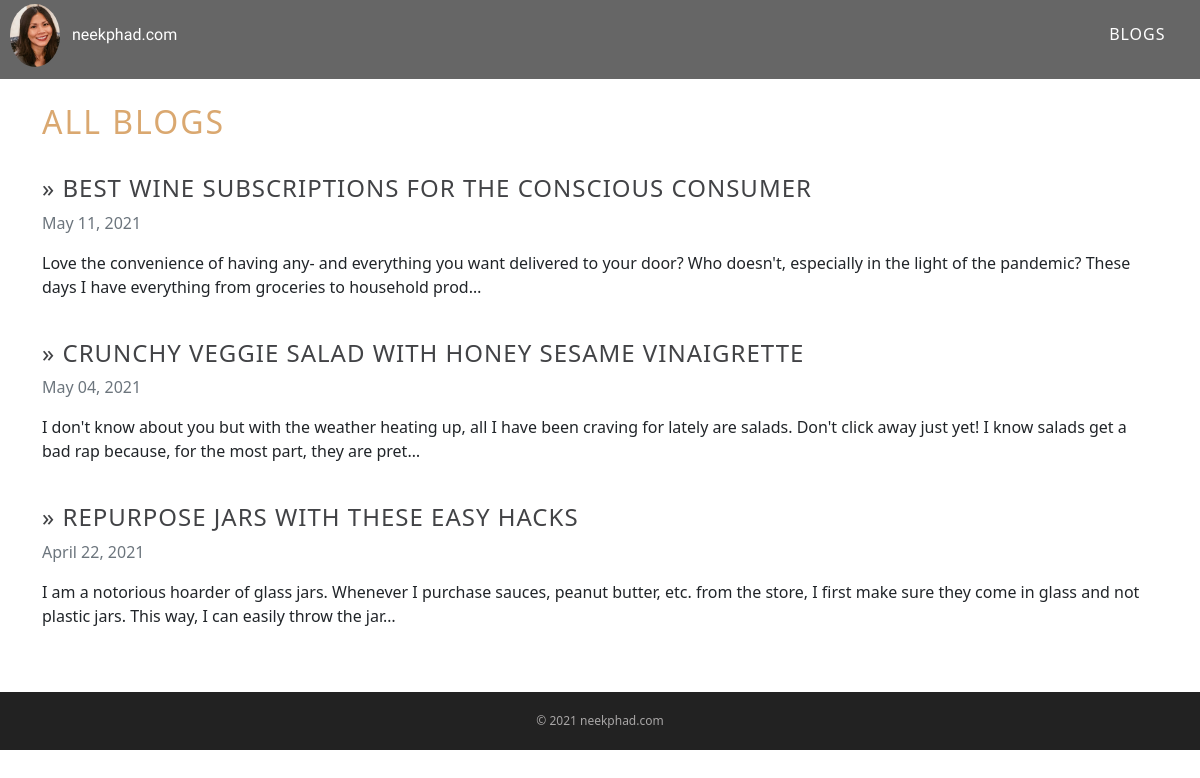
Screenshot of /blog/ with the database file from the repository.
### website/models.py (models this page shows, shortened)
class Blog(models.Model):
    title = models.CharField(max_length=200, blank=False)
    slug = models.SlugField(max_length=200, null=True, blank=False)
    description = models.TextField()
    date = models.DateField()
    image = models.ImageField(upload_to='images/', null=True, blank=True)
    url = models.URLField(blank=True)
    class Meta:
        ordering = ['-date']

### website/views.py (the view)
# urls.py: 2. Add a URL to urlpatterns:  path('blog/', include('blog.urls'))
def blog(request):
    blogs = Blog.objects.order_by('-date')
    return render(request, 'blog.html', {'blogs':blogs})

### website/templates/blog.html (shortened to what this page needs)
{% extends 'base.html' %}
{% load static %}
{% block content %}
<section>
<div class="container">
    <br>
    <h2>All Blogs</h2>
    <div class="row">
        <div class="col-md-12 mt-4 mb-4 center">
            {% for blog in blogs %}
            <div class="blog">
                <a href="{% url 'blog_detail' blog.id blog.slug %}"><h4>&raquo; {{ blog.title }}</h4></a>
                <p class="text-muted">{{ blog.date|date:'F d, Y' }}</p>
                <p class="card-text">{{ blog.description|striptags|truncatechars:200 }}</p>
                <br>
            {% endfor %}
            </div>
        </div>
    </div>
</div>
</section>
{% endblock %}

### website/static/styles.css (style rules this page uses)
body { height: 100%; margin: 0; padding: 0; font-family: Arial, Helvetica, sans-serif; font-size: 16px; line-height: 1.5; position: relative; }
.container h2 { letter-spacing: 2px; text-transform: uppercase; font-weight: 400; color: rgb(218, 168, 112); }
.blog h4 { letter-spacing: 1px; text-transform: uppercase; font-weight: 400; color: rgb(66, 67, 70); background-color: transparent; text-decoration: none; }
.blog a { text-decoration: none; }

### rows the page displays
Blog: title "BEST WINE SUBSCRIPTIONS FOR THE CONSCIOUS CONSUMER", date "May 11, 2021", description "Love the convenience of having any- and everything you want delivered to your door? Who doesn't, especially in the light of the pandemic? These days I have everything from groceries to household prod…"
Blog: title "CRUNCHY VEGGIE SALAD WITH HONEY SESAME VINAIGRETTE", date "May 04, 2021", description "I don't know about you but with the weather heating up, all I have been craving for lately are salads. Don't click away just yet! I know salads get a bad rap because, for the most part, they are pret…"
Blog: title "REPURPOSE JARS WITH THESE EASY HACKS", date "April 22, 2021", description "I am a notorious hoarder of glass jars. Whenever I purchase sauces, peanut butter, etc. from the store, I first make sure they come in glass and not plastic jars. This way, I can easily throw the jar…"
